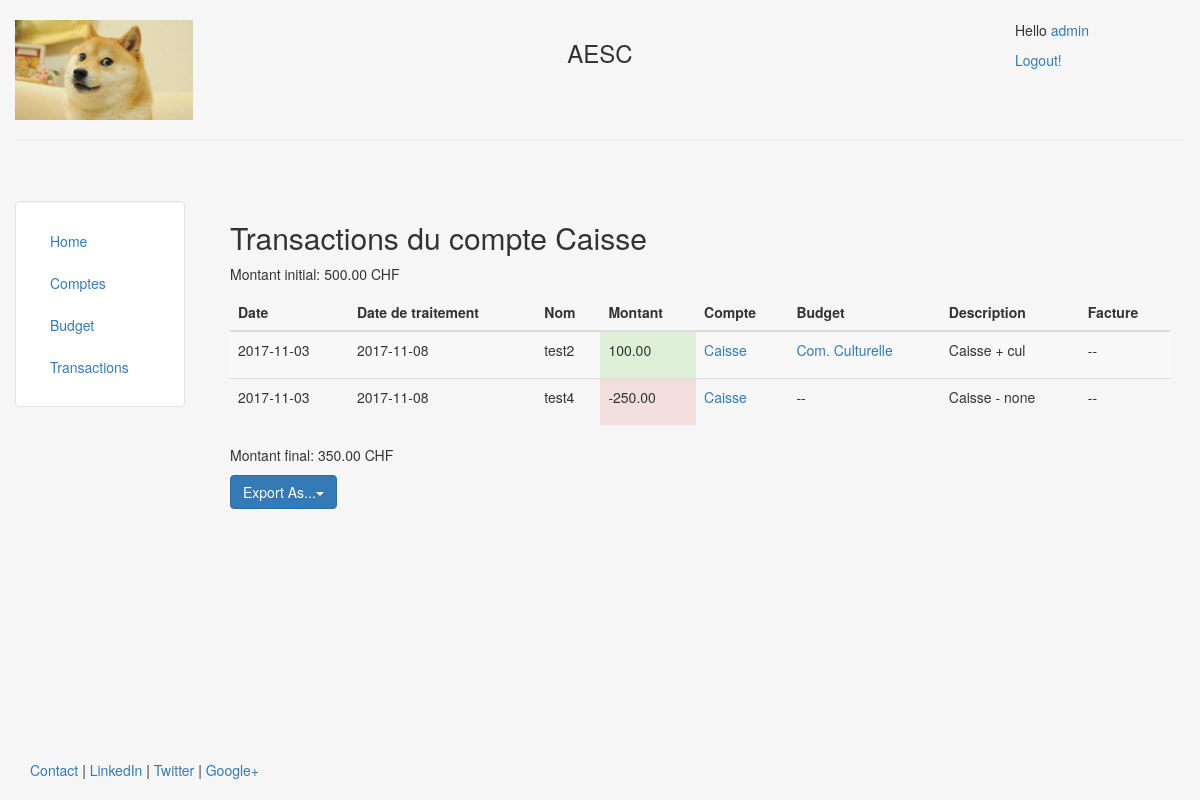
The app's page /compte/2 (signed in), older data.
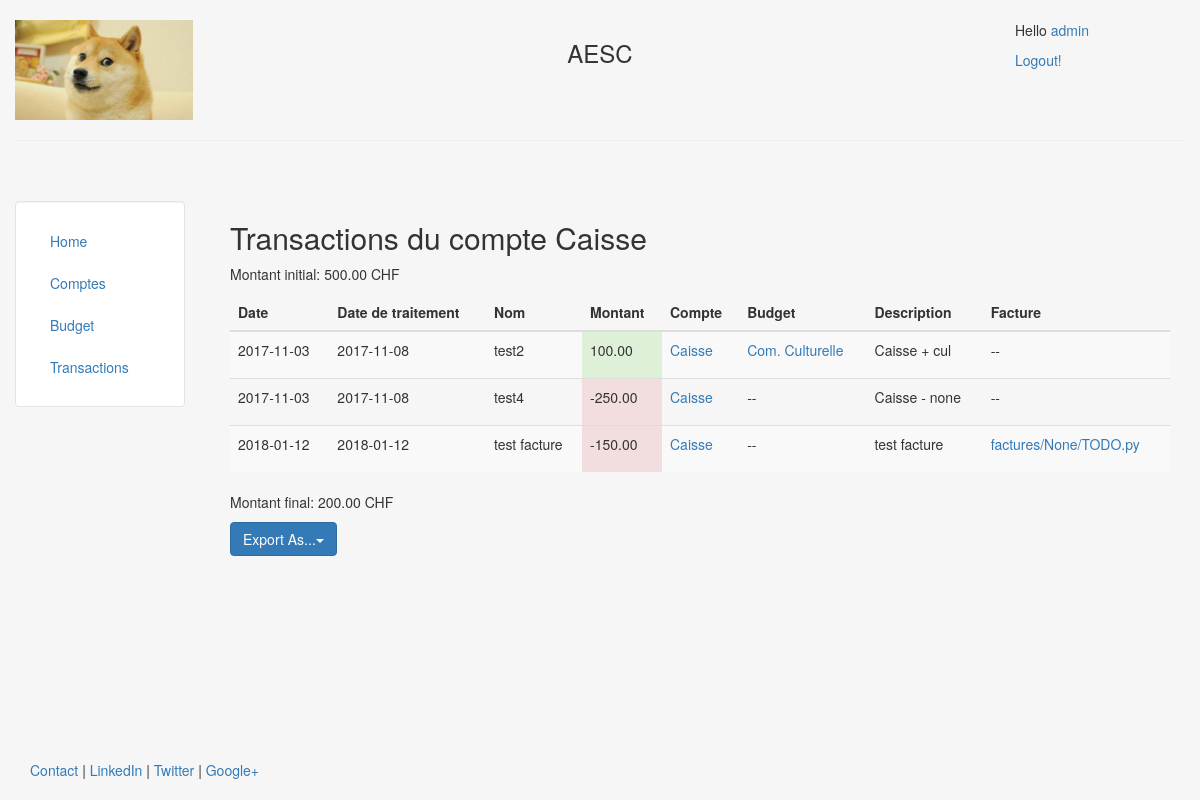
The same page, newer data.
### compta/models.py (models this page shows, shortened)
class Compte(models.Model):
    nom = models.CharField(max_length = 140)
    somme_depart = models.DecimalField( max_digits=11, decimal_places=2)
    somme_actuelle = models.DecimalField(max_digits=11, decimal_places=2)
    def __str__(self):
        return self.nom

class Transaction(models.Model):
    nom = models.CharField(max_length=140)
    somme = models.DecimalField(max_digits=11, decimal_places=2)
    compte = models.ForeignKey(Compte, on_delete=models.CASCADE)
    budget = models.ForeignKey(Budget, on_delete=models.CASCADE, blank=True, null=True)
    date = models.DateField()
    date_traitement = models.DateField(default=datetime.now)
    description = models.TextField()
    facture = models.FileField(upload_to=facture_path, blank=True, null=True)

class Budget(models.Model):
    nom = models.CharField(max_length = 140)
    somme_depart = models.DecimalField(max_digits=11, decimal_places=2)
    somme_actuelle = models.DecimalField(max_digits=11, decimal_places=2)
    def __str__(self):
        return self.nom

### compta/views.py (the view)
# urls.py: url(r'^compte/(?P<pk>\d+)$', views.detail_compte, name="detail_compte"),
@login_required
def detail_compte(request, pk):
    try:
        compte = Compte.objects.get(pk=pk)
        transac = Transaction.objects.filter(compte=pk)
    except:
        raise Http404("Le compte spécifié n'existe pas!")
    return render(request, "compta/detail_compte.html", {'compte': compte, 'transac':transac})

### templates/compta/detail_compte.html
{% extends "compta/header.html" %}
{% block content %}
    <h2>Transactions du compte {{ compte.nom }}</h2>
    <p>Montant initial: {{ compte.somme_depart }} CHF</p>
    {% include 'compta/includes/transac.html' with object_list=transac%}
    <p>Montant final: {{ compte.somme_actuelle }} CHF</p>
    {% include 'compta/includes/export_snippet.html' %}
{% endblock %}

### templates/compta/header.html (shortened to what this page needs)
<!DOCTYPE html>
<html lang="en">
<head>
	{% load static %}
	<link rel="stylesheet" href="{% static 'bootstrap/css/bootstrap.min.css' %}" type = "text/css"/>
</head>
<body class="body" style="background-color:#f6f6f6">
	<div class="container-fluid" style="min-height:95%; ">
		<div class="row">
			  <div class="col-sm-2">
				  <br>
				  <center>
					<img src="{% static 'compta/img/doge.jpg' %}" class="responsive-img" style='max-height:100px;' alt="face">
				  </center>
			  </div>
			  <div class="col-sm-8">
				  <br>
				  <center>
				  <h3>AESC</h3>
				  </center>
			  </div>
            <div class="col-sm-2">
                <br>
                {% include 'compta/includes/user.html' %}
            </div>
		</div><hr>
		<div class="row">
		  <div class="col-sm-2">
		  <br>
		  <br>
			<div class="well bs-sidebar" id="sidebar" style="background-color:#fff">
			  <ul class="nav nav-pills nav-stacked">
				<li><a href='/'>Home</a></li>
				<li><a href='/comptes'>Comptes</a></li>
				<li><a href='/budgets'>Budget</a></li>
				<li><a href='/transactions'>Transactions</a></li>
			  </ul>
			</div>
		  </div>
		  <div class="col-sm-10">
			<div class='container-fluid'>
			<br><br>
			   {% block content %}
			   {% endblock %}
			</div>
		  </div>
		</div>
	</div>
	<footer>
		<div class="container-fluid" style='margin-left:15px'>
			<p><a href="#" target="blank">Contact</a> | <a href="#" target="blank">LinkedIn</a> | <a href="#" target="blank">Twitter</a> | <a href="#" target="blank">Google+</a></p>
		</div>
	</footer>
</body>
</html>

### templates/compta/includes/user.html
{% block content %}
    {% if user.is_authenticated %}
        <p>Hello <a href="{% url 'admin:index' %}">{{user.username}}</a></p>
        <p><a href="{% url 'logout' %}">Logout!</a></p>
    {% endif %}
{% endblock %}

### templates/compta/includes/transac.html
{% block content %}
<table class="table table-striped">
    <thead>
      <tr>
        <th>Date</th>
        <th>Date de traitement</th>
        <th>Nom</th>
        <th>Montant</th>
        <th>Compte</th>
        <th>Budget</th>
        <th>Description</th>
        <th>Facture</th>
      </tr>
    </thead>
    <tbody>
        {% for c in object_list %}
            <tr>
                <td>{{ c.date|date:"Y-m-d" }}</td>
                <td>{{ c.date_traitement|date:"Y-m-d" }}</td>
                <td>{{ c.nom }}</td>
                {% if  c.somme > 0 %}
                    <td class="bg-success">{{c.somme}}</td>
                {% else %}
                    <td class="bg-danger">{{c.somme}}</td>
                {% endif %}
                <td><a href="{% url 'detail_compte' c.compte.pk %}">{{ c.compte }}</a></td>
                <td>
                    {% if c.budget != None %}
                        <a href="{% url 'detail_budget' c.budget.pk %}">{{ c.budget }}</a>
                    {% else %}
                        <p>--</p>
                    {% endif %}
                </td>
                <td>{{ c.description }}</td>
                <td>
                    {% if c.facture != None %}
                        <a target="_blank" href="{{ c.facture.url }}"> {{ c.facture.name }}</a>
                    {% else %}
                        <p>--</p>
                    {% endif %}
                </td>
            </tr>
        {% endfor %}
    </tbody>
</table>
{% endblock %}

### templates/compta/includes/export_snippet.html (shortened to what this page needs)
{% block content %}
  <div class="btn-group">
    <button type="button" class="btn btn-primary dropdown-toggle" data-toggle="dropdown">
    Export As...<span class="caret"></span></button>
  </div>
{% endblock %}

### templates/compta/header.html (style rules this page uses)
html, body { height:100% }

Row changes from the older to the newer data that the page shows:
changed Compte "Caisse": somme_actuelle "350.00" → "200.00"
added Transaction: date "2018-01-12", date_traitement "2018-01-12", nom "test facture", somme "-150.00", compte "Caisse", description "test facture", facture.name "factures/None/TODO.py"
